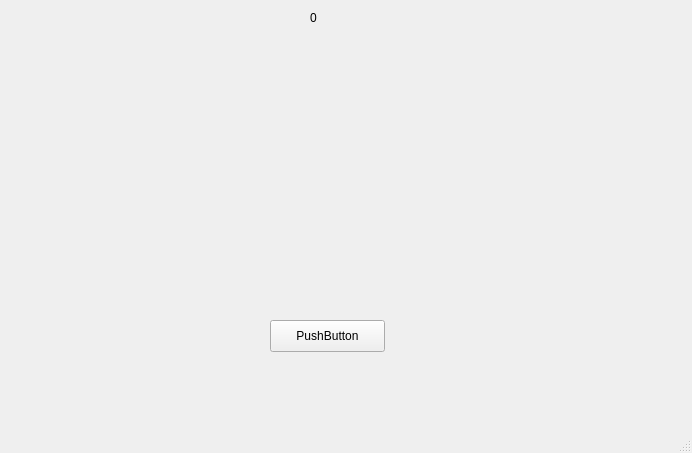
<?xml version="1.0" encoding="UTF-8"?>
<ui version="4.0">
 <class>CrapsMainWindow</class>
 <widget class="QMainWindow" name="CrapsMainWindow">
  <property name="geometry">
   <rect>
    <x>0</x>
    <y>0</y>
    <width>692</width>
    <height>453</height>
   </rect>
  </property>
  <property name="windowTitle">
   <string>MainWindow</string>
  </property>
  <widget class="QWidget" name="centralwidget">
   <widget class="QPushButton" name="rollButton">
    <property name="geometry">
     <rect>
      <x>270</x>
      <y>320</y>
      <width>115</width>
      <height>32</height>
     </rect>
    </property>
    <property name="text">
     <string>PushButton</string>
    </property>
   </widget>
   <widget class="QLabel" name="die1UI">
    <property name="geometry">
     <rect>
      <x>110</x>
      <y>40</y>
      <width>181</width>
      <height>171</height>
     </rect>
    </property>
    <property name="text">
     <string/>
    </property>
    <property name="pixmap">
     <pixmap resource="crapsResources.qrc">:/dieImages/6</pixmap>
    </property>
   </widget>
   <widget class="QLabel" name="die2UI">
    <property name="geometry">
     <rect>
      <x>380</x>
      <y>40</y>
      <width>181</width>
      <height>181</height>
     </rect>
    </property>
    <property name="text">
     <string/>
    </property>
    <property name="pixmap">
     <pixmap resource="crapsResources.qrc">:/dieImages/5</pixmap>
    </property>
   </widget>
   <widget class="QLabel" name="currentBankValueUI">
    <property name="geometry">
     <rect>
      <x>310</x>
      <y>10</y>
      <width>58</width>
      <height>16</height>
     </rect>
    </property>
    <property name="text">
     <string>0</string>
    </property>
   </widget>
  </widget>
  <widget class="QMenuBar" name="menubar">
   <property name="geometry">
    <rect>
     <x>0</x>
     <y>0</y>
     <width>692</width>
     <height>26</height>
    </rect>
   </property>
  </widget>
  <widget class="QStatusBar" name="statusbar"/>
 </widget>
 <resources>
  <include location="crapsResources.qrc"/>
 </resources>
 <connections/>
</ui>
